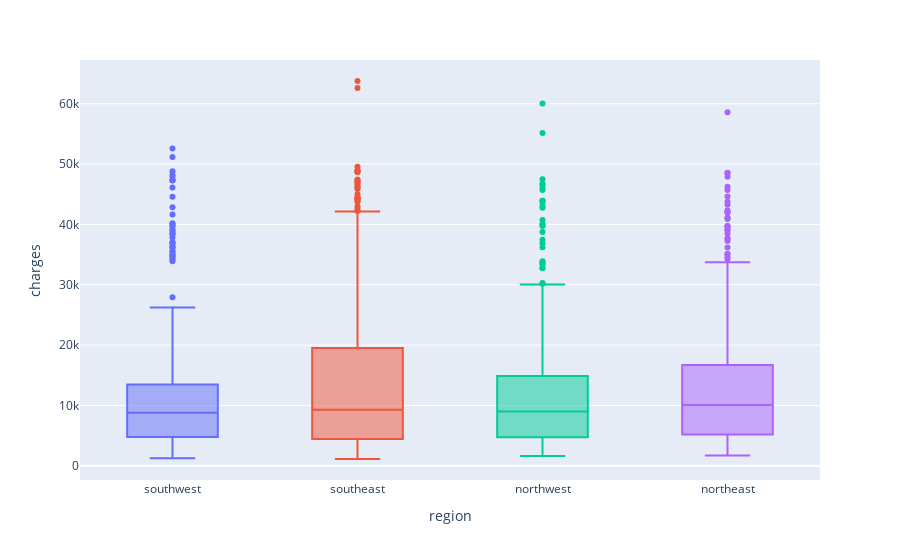

The cell this chart's notebook holds for it:
### Markdown cell above
Region?

### Code cell
# impact of region on charges
fig = px.box(df, x='region', y='charges', color='region')
fig.update_layout(showlegend=False)
fig.show()

### Figure 1 — Plotly figure (JSON) as saved in the notebook; plotly's stock layout.template omitted (floating-point values rounded to 4 significant figures; data arrays with more than 128 entries replaced by an {"elided": "..."} marker saying what was removed)
{"data": [{"alignmentgroup": "True", "hovertemplate": "region=%{x}<br>charges=%{y}<extra></extra>", "legendgroup": "southwest", "marker": {"color": "#636efa"}, "name": "southwest", "notched": false, "offsetgroup": "southwest", "orientation": "v", "showlegend": true, "type": "box", "x": {"elided": "325 str values"}, "x0": " ", "xaxis": "x", "y": {"elided": "325 float values"}, "y0": " ", "yaxis": "y"}, {"alignmentgroup": "True", "hovertemplate": "region=%{x}<br>charges=%{y}<extra></extra>", "legendgroup": "southeast", "marker": {"color": "#EF553B"}, "name": "southeast", "notched": false, "offsetgroup": "southeast", "orientation": "v", "showlegend": true, "type": "box", "x": {"elided": "364 str values"}, "x0": " ", "xaxis": "x", "y": {"elided": "364 float values"}, "y0": " ", "yaxis": "y"}, {"alignmentgroup": "True", "hovertemplate": "region=%{x}<br>charges=%{y}<extra></extra>", "legendgroup": "northwest", "marker": {"color": "#00cc96"}, "name": "northwest", "notched": false, "offsetgroup": "northwest", "orientation": "v", "showlegend": true, "type": "box", "x": {"elided": "324 str values"}, "x0": " ", "xaxis": "x", "y": {"elided": "324 float values"}, "y0": " ", "yaxis": "y"}, {"alignmentgroup": "True", "hovertemplate": "region=%{x}<br>charges=%{y}<extra></extra>", "legendgroup": "northeast", "marker": {"color": "#ab63fa"}, "name": "northeast", "notched": false, "offsetgroup": "northeast", "orientation": "v", "showlegend": true, "type": "box", "x": {"elided": "324 str values"}, "x0": " ", "xaxis": "x", "y": {"elided": "324 float values"}, "y0": " ", "yaxis": "y"}], "layout": {"boxmode": "overlay", "legend": {"title": {"text": "region"}, "tracegroupgap": 0}, "margin": {"t": 60}, "showlegend": false, "xaxis": {"anchor": "y", "categoryarray": ["southwest", "southeast", "northwest", "northeast"], "categoryorder": "array", "domain": [0, 1], "title": {"text": "region"}}, "yaxis": {"anchor": "x", "domain": [0, 1], "title": {"text": "charges"}}}}
